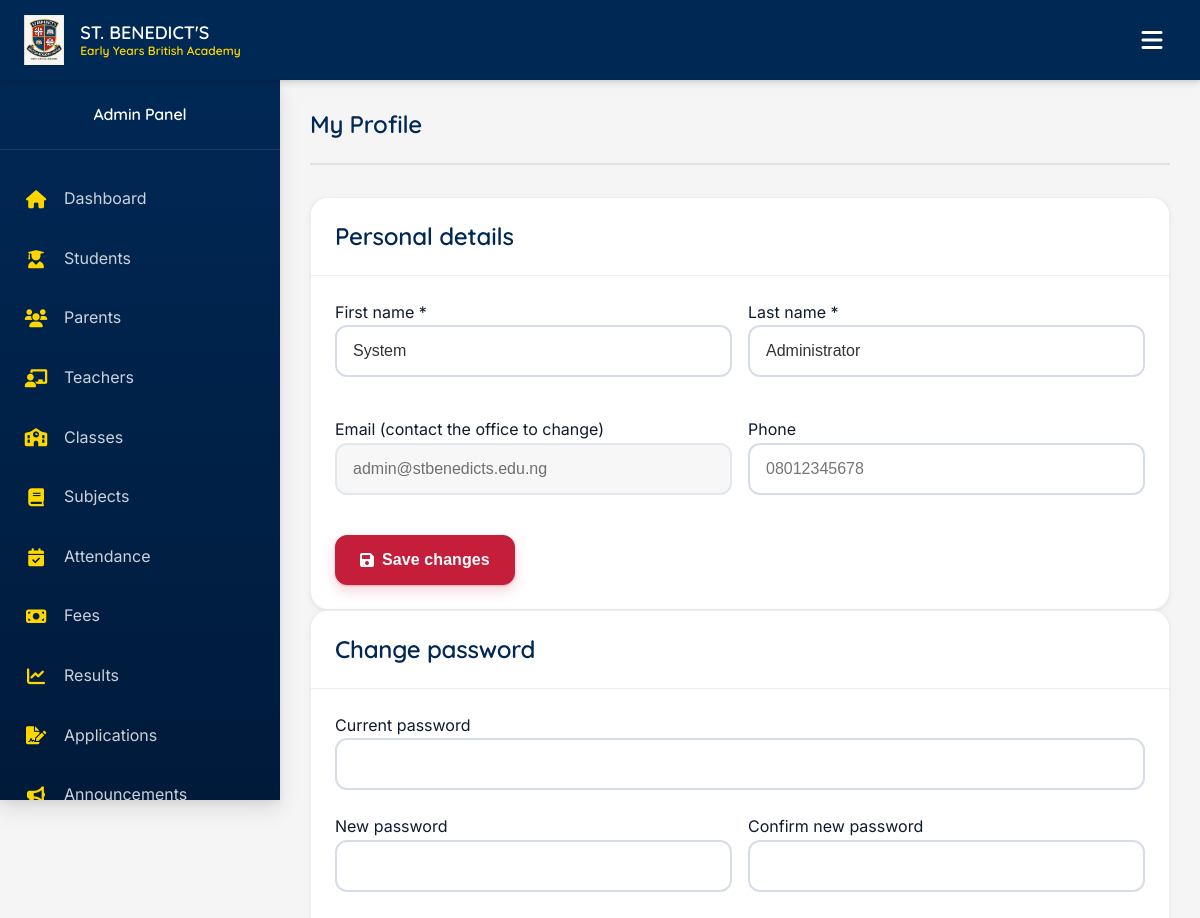
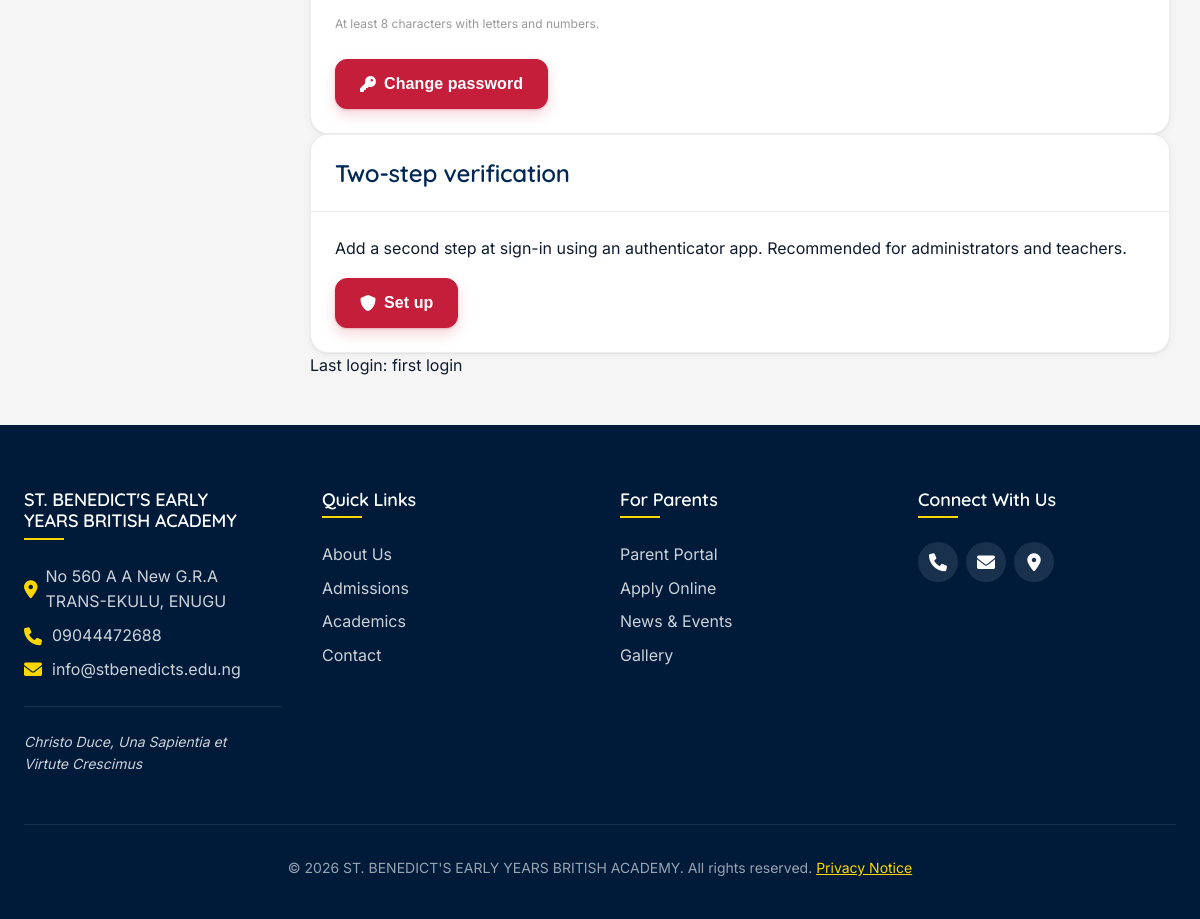
Screenshot of /admin/profile.php (signed in) with the database file from the repository (2 pictures, top to bottom).
### tables this page shows
CREATE TABLE users (
    id INT PRIMARY KEY AUTO_INCREMENT,
    username VARCHAR(50) UNIQUE NOT NULL,
    email VARCHAR(100) UNIQUE NOT NULL,
    password_hash VARCHAR(255) NOT NULL,
    first_name VARCHAR(50) NOT NULL,
    last_name VARCHAR(50) NOT NULL,
    phone VARCHAR(20),
    role ENUM('admin', 'teacher', 'student', 'parent') NOT NULL,
    profile_image VARCHAR(255),
    is_active BOOLEAN DEFAULT TRUE,
    last_login DATETIME,
    login_attempts INT DEFAULT 0,
    locked_until DATETIME,
    totp_secret VARCHAR(64) NULL,
    totp_enabled TINYINT(1) NOT NULL DEFAULT 0,
    created_at TIMESTAMP DEFAULT CURRENT_TIMESTAMP,
    updated_at TIMESTAMP DEFAULT CURRENT_TIMESTAMP ON UPDATE CURRENT_TIMESTAMP,
    deleted_at TIMESTAMP NULL,
    INDEX idx_email (email),
    INDEX idx_role (role)
);

### admin/profile.php (called while the page is built, shortened)
<?php
require_once __DIR__ . '/../config/security.php';
require_once __DIR__ . '/../includes/auth.php';
require_once __DIR__ . '/../includes/profile_page.php';
include __DIR__ . '/../includes/header.php';
render_profile_page('admin');
include __DIR__ . '/../includes/footer.php';

### config/database.php (called while the page is built, shortened)
<?php
class Database {
    private static $instance = null;
    private $connection;
    private $charset = 'utf8mb4';
    private function __construct() {
        try {
            $dsn = "mysql:host=" . DB_HOST . ";dbname=" . DB_NAME . ";charset={$this->charset}";
            $options = [
                PDO::ATTR_ERRMODE => PDO::ERRMODE_EXCEPTION,
                PDO::ATTR_DEFAULT_FETCH_MODE => PDO::FETCH_ASSOC,
                PDO::ATTR_EMULATE_PREPARES => false,
                PDO::MYSQL_ATTR_INIT_COMMAND => "SET NAMES utf8mb4 COLLATE utf8mb4_unicode_ci"
            ];
            $this->connection = new PDO($dsn, DB_USER, DB_PASS, $options);
        } catch (PDOException $e) {
            error_log("Database Connection Error: " . $e->getMessage());
            http_response_code(503);
            die("Database connection failed. Please try again later.");
        }
    }
    public static function getInstance() {
        if (self::$instance === null) {
            self::$instance = new self();
        }
        return self::$instance;
    }
    public function query($sql, $params = []) {
        try {
            $this->statement = $this->connection->prepare($sql);
            foreach (array_values($params) as $i => $value) {
                if (is_int($value)) $type = PDO::PARAM_INT;
                elseif (is_bool($value)) { $type = PDO::PARAM_INT; $value = (int)$value; }
                elseif ($value === null) $type = PDO::PARAM_NULL;
                else $type = PDO::PARAM_STR;
                $key = is_string(array_keys($params)[$i]) ? array_keys($params)[$i] : $i + 1;
                $this->statement->bindValue($key, $value, $type);
            }
            $this->statement->execute();
            return $this->statement;
        } catch (PDOException $e) {
            error_log("Query Error: " . $e->getMessage() . " SQL: " . $sql);
            throw new Exception("Database query failed");
        }
    }
    public function getRow($sql, $params = []) {
        return $this->query($sql, $params)->fetch();
    }
}
if (!function_exists('db')) {
    function db() {
        return Database::getInstance();
    }
}

### config/security.php (called while the page is built, shortened)
<?php
require_once __DIR__ . '/database.php';
if (!function_exists('e')) {
    function e($value) {
        return htmlspecialchars((string)($value ?? ''), ENT_QUOTES, 'UTF-8');
    }
}
require_once dirname(__DIR__) . '/includes/layout.php';

### includes/profile_page.php (the view, shortened to what this page needs)
<?php
function render_profile_page($role) {
    $db = db();
    $uid = (int)$_SESSION['user_id'];
    $table = ['teacher' => 'teachers', 'parent' => 'parents'][$role] ?? null;
    $addr = $table ? "x.address" : "NULL";
    $join = $table ? "LEFT JOIN $table x ON x.user_id = u.id" : '';
    $me = $db->getRow("SELECT u.username, u.email, u.first_name, u.last_name, u.phone, $addr AS address, u.last_login, u.totp_enabled FROM users u $join WHERE u.id = ?", [$uid]);
    ?>
    <div class="card"><div class="card-header"><h3>Personal details</h3></div><div class="card-body">
        <form method="POST"><?php echo csrf_field(); ?><input type="hidden" name="action" value="profile">
            <div class="form-row">
                <div class="form-group"><label for="first_name">First name *</label><input class="form-control" id="first_name" name="first_name" required maxlength="50" value="<?php echo e($me['first_name']); ?>"></div>
                <div class="form-group"><label for="last_name">Last name *</label><input class="form-control" id="last_name" name="last_name" required maxlength="50" value="<?php echo e($me['last_name']); ?>"></div>
            </div>
            <div class="form-row">
                <div class="form-group"><label>Email (contact the office to change)</label><input class="form-control" value="<?php echo e($me['email']); ?>" disabled></div>
                <div class="form-group"><label for="phone">Phone</label><input class="form-control" id="phone" name="phone" type="tel" inputmode="tel" placeholder="08012345678" value="<?php echo e($me['phone']); ?>"></div>
            </div>
            <button type="submit" class="btn btn-primary"><i class="fas fa-save"></i> Save changes</button>
        </form>
    </div></div>
    <div class="card"><div class="card-header"><h3>Change password</h3></div><div class="card-body">
        <form method="POST" autocomplete="off"><?php echo csrf_field(); ?><input type="hidden" name="action" value="password">
            <div class="form-group"><label for="current_password">Current password</label><input class="form-control" type="password" id="current_password" name="current_password" required autocomplete="current-password"></div>
            <div class="form-row">
                <div class="form-group"><label for="new_password">New password</label><input class="form-control" type="password" id="new_password" name="new_password" required minlength="8" autocomplete="new-password"></div>
                <div class="form-group"><label for="confirm_password">Confirm new password</label><input class="form-control" type="password" id="confirm_password" name="confirm_password" required minlength="8" autocomplete="new-password"></div>
            </div>
            <small class="form-text text-muted">At least 8 characters with letters and numbers.</small><br>
            <button type="submit" class="btn btn-primary"><i class="fas fa-key"></i> Change password</button>
        </form>
    </div></div>
    <div class="card"><div class="card-header"><h3>Two-step verification</h3></div><div class="card-body">
    <?php if (!empty($me['totp_enabled'])): ?>
        <p><span class="badge badge-success">On</span> Your account asks for an authenticator code at sign-in.</p>
        <form method="POST" autocomplete="off"><?php echo csrf_field(); ?><input type="hidden" name="action" value="2fa_disable">
            <div class="form-group"><label for="d2_pw">Confirm your password to turn it off</label><input class="form-control" type="password" id="d2_pw" name="current_password" required autocomplete="current-password"></div>
            <button type="submit" class="btn btn-danger"><i class="fas fa-shield-alt"></i> Turn off</button>
        </form>
    <?php else: ?>
        <p>Add a second step at sign-in using an authenticator app. Recommended for administrators and teachers.</p>
        <form method="POST"><?php echo csrf_field(); ?><input type="hidden" name="action" value="2fa_start">
            <button type="submit" class="btn btn-primary"><i class="fas fa-shield-alt"></i> Set up</button>
        </form>
    <?php endif; ?>
    </div></div>
    <p class="text-muted">Last login: <?php echo e($me['last_login'] ? formatDate($me['last_login'], 'd M Y, h:i A') : 'first login'); ?></p>
    <?php
}

### assets/css/style.css (style rules this page uses)
:root { --navy: #002855; --navy-dark: #001a3a; --navy-light: #1a3a6b; --red: #c41e3a; --red-dark: #a01830; --red-light: #d4455e; --gold: #ffd700; --gold-dark: #e6c200; --gold-light: #ffdf4d; --white: #ffffff; --off-white: #f8f9fa; --light-gray: #f5f5f5; --medium-gray: #e0e0e0; --gray: #999999; --dark-gray: #333333; --black: #000000; --success: #28a745; --success-dark: #218838; --success-light: #6cdf7c; --warning: #ffc107; --warning-dark: #e0a800; --warning-light: #ffdb6d; --danger: #dc3545; --danger-dark: #c82333; --danger-light: #f06a7a; --info: #17a2b8; --info-dark: #138496; --info-light: #54d0e6; --font-primary: 'Inter', -apple-system, BlinkMacSystemFont, 'Segoe UI', Roboto, Oxygen, Ubuntu, sans-serif; --font-secondary: 'Quicksand', -apple-system, BlinkMacSystemFont, 'Segoe UI', Roboto, Oxygen, Ubuntu, sans-serif; --font-size-xs: 0.75rem; --font-size-sm: 0.875rem; --font-size-md: 1rem; --font-size-lg: 1.125rem; --font-size-xl: 1.25rem; --font-size-2xl: 1.5rem; --font-size-3xl: 1.875rem; --font-size-4xl: 2.25rem; --font-size-5xl: 3rem; --spacing-xs: 0.25rem; --spacing-sm: 0.5rem; --spacing-md: 1rem; --spacing-lg: 1.5rem; --spacing-xl: 2rem; --spacing-2xl: 2.5rem; --spacing-3xl: 3rem; --spacing-4xl: 4rem; --radius-sm: 0.25rem; --radius-md: 0.5rem; --radius-lg: 1rem; --radius-xl: 1.5rem; --radius-full: 9999px; --shadow-sm: 0 1px 3px rgba(0,0,0,0.12), 0 1px 2px rgba(0,0,0,0.24); --shadow-md: 0 4px 6px rgba(0,0,0,0.1), 0 1px 3px rgba(0,0,0,0.08); --shadow-lg: 0 10px 20px rgba(0,0,0,0.1), 0 3px 6px rgba(0,0,0,0.05); --shadow-xl: 0 20px 40px rgba(0,0,0,0.15), 0 5px 15px rgba(0,0,0,0.1); --shadow-inner: inset 0 2px 4px rgba(0,0,0,0.06); --transition-fast: 150ms ease; --transition-normal: 300ms ease; --transition-slow: 500ms ease; --transition-bounce: 300ms cubic-bezier(0.68, -0.55, 0.265, 1.55); --z-dropdown: 1000; --z-sticky: 1020; --z-fixed: 1030; --z-modal: 1040; --z-popover: 1050; --z-tooltip: 1060; --header-height: 80px; --sidebar-width: 280px; --sidebar-collapsed-width: 80px; --container-max-width: 1280px; --container-padding: var(--spacing-lg); }
*, *::before, *::after { margin: 0; padding: 0; box-sizing: border-box; }
html { font-size: 16px; scroll-behavior: smooth; -webkit-font-smoothing: antialiased; -moz-osx-font-smoothing: grayscale; text-rendering: optimizeLegibility; }
body { font-family: var(--font-primary); font-size: var(--font-size-md); line-height: 1.6; color: var(--dark-gray); background-color: var(--white); overflow-x: hidden; transition: background-color var(--transition-normal), color var(--transition-normal); }
h1, h2, h3, h4, h5, h6 { font-family: var(--font-secondary); font-weight: 600; line-height: 1.2; margin-bottom: var(--spacing-md); color: var(--navy); transition: color var(--transition-normal); }
h3 { font-size: var(--font-size-2xl); }
p { margin-bottom: var(--spacing-md); }
.btn { display: inline-flex; align-items: center; justify-content: center; gap: var(--spacing-sm); padding: 0.75rem 1.5rem; border-radius: var(--radius-md); font-weight: 500; font-size: var(--font-size-md); line-height: 1.5; text-align: center; cursor: pointer; transition: all var(--transition-fast); border: 2px solid transparent; background: none; white-space: nowrap; user-select: none; }
.btn-primary { background-color: var(--red); color: var(--white); }
.form-group { margin-bottom: var(--spacing-lg); }
.form-control { display: block; width: 100%; padding: 0.75rem 1rem; font-size: var(--font-size-md); line-height: 1.5; color: var(--dark-gray); background-color: var(--white); border: 2px solid var(--medium-gray); border-radius: var(--radius-md); transition: all var(--transition-fast); }
.form-control:disabled, .form-control[readonly] { background-color: var(--light-gray); opacity: 0.7; cursor: not-allowed; }
.form-row { display: grid; grid-template-columns: repeat(auto-fit, minmax(250px, 1fr)); gap: var(--spacing-md); margin-bottom: var(--spacing-md); }
.form-text { display: block; margin-top: var(--spacing-xs); font-size: var(--font-size-xs); color: var(--gray); }
.card { background-color: var(--white); border-radius: var(--radius-lg); box-shadow: var(--shadow-sm); transition: all var(--transition-normal); overflow: hidden; }
.card-header { padding: var(--spacing-lg); border-bottom: 1px solid var(--light-gray); background-color: var(--off-white); }
.card-header h1, .card-header h2, .card-header h3, .card-header h4, .card-header h5, .card-header h6 { margin-bottom: 0; }
.card-body { padding: var(--spacing-lg); }

### rows the page displays
users: first_name "System", last_name "Administrator", email "admin@stbenedicts.edu.ng", last_login "first login"

### other values shown
$titles[$role] "Admin Panel"
$label "Dashboard"
$label "Students"
$label "Parents"
$label "Teachers"
$label "Classes"
$label "Subjects"
$label "Attendance"
$label "Fees"
$label "Results"
$label "Applications"
$label "Announcements"
$title "My Profile"
SCHOOL_NAME "ST. BENEDICT'S EARLY YEARS BRITISH ACADEMY"
school_address() "No 560 A A New G.R.A TRANS-EKULU, ENUGU"
